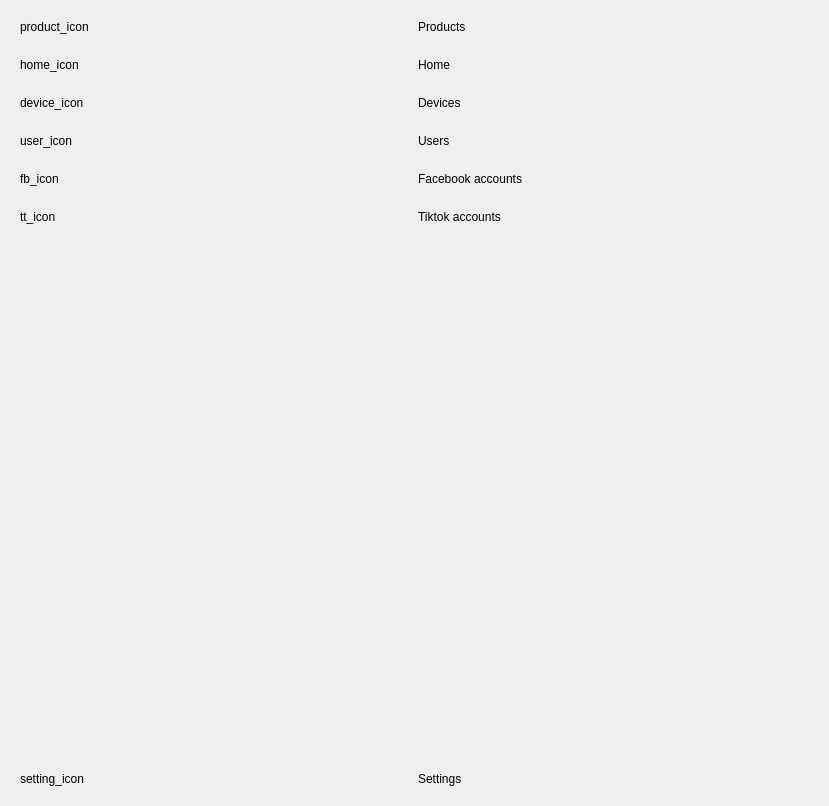
<?xml version="1.0" encoding="UTF-8"?>
<ui version="4.0">
 <class>sidebar</class>
 <widget class="QWidget" name="sidebar">
  <property name="geometry">
   <rect>
    <x>0</x>
    <y>0</y>
    <width>829</width>
    <height>806</height>
   </rect>
  </property>
  <property name="windowTitle">
   <string>Form</string>
  </property>
  <layout class="QVBoxLayout" name="verticalLayout_2">
   <item>
    <layout class="QVBoxLayout" name="verticalLayout">
     <property name="bottomMargin">
      <number>0</number>
     </property>
     <item>
      <widget class="QWidget" name="sidebar__products_container" native="true">
       <layout class="QHBoxLayout" name="horizontalLayout">
        <item>
         <layout class="QHBoxLayout" name="sidebar__products_layout">
          <item>
           <widget class="QLabel" name="sidebar__products_icon">
            <property name="text">
             <string>product_icon</string>
            </property>
           </widget>
          </item>
          <item>
           <widget class="QLabel" name="sidebar__products_label">
            <property name="text">
             <string>Products</string>
            </property>
           </widget>
          </item>
         </layout>
        </item>
       </layout>
      </widget>
     </item>
     <item>
      <widget class="QWidget" name="sidebar__home_container" native="true">
       <layout class="QHBoxLayout" name="horizontalLayout_2">
        <item>
         <layout class="QHBoxLayout" name="sidebar__home_layout">
          <item>
           <widget class="QLabel" name="sidebar__home_icon">
            <property name="text">
             <string>home_icon</string>
            </property>
           </widget>
          </item>
          <item>
           <widget class="QLabel" name="sidebar__home_label">
            <property name="text">
             <string>Home</string>
            </property>
           </widget>
          </item>
         </layout>
        </item>
       </layout>
      </widget>
     </item>
     <item>
      <widget class="QWidget" name="sidebar__devices_container" native="true">
       <layout class="QHBoxLayout" name="horizontalLayout_7">
        <item>
         <layout class="QHBoxLayout" name="sidebar__device_layout">
          <item>
           <widget class="QLabel" name="sidebar__device_icon">
            <property name="text">
             <string>device_icon</string>
            </property>
           </widget>
          </item>
          <item>
           <widget class="QLabel" name="sidebar__device_layout">
            <property name="text">
             <string>Devices</string>
            </property>
           </widget>
          </item>
         </layout>
        </item>
       </layout>
      </widget>
     </item>
     <item>
      <widget class="QWidget" name="sidebar__users_container" native="true">
       <layout class="QHBoxLayout" name="horizontalLayout_3">
        <item>
         <layout class="QHBoxLayout" name="sidebar__users_layout">
          <item>
           <widget class="QLabel" name="sidebar__users_icon">
            <property name="text">
             <string>user_icon</string>
            </property>
           </widget>
          </item>
          <item>
           <widget class="QLabel" name="sidebar__users_label">
            <property name="text">
             <string>Users</string>
            </property>
           </widget>
          </item>
         </layout>
        </item>
       </layout>
      </widget>
     </item>
     <item>
      <widget class="QWidget" name="sidebar__fbaccount_container" native="true">
       <layout class="QHBoxLayout" name="horizontalLayout_4">
        <item>
         <layout class="QHBoxLayout" name="sidebar__fbaccount_layout">
          <item>
           <widget class="QLabel" name="sidebar__fbaccount_icon">
            <property name="text">
             <string>fb_icon</string>
            </property>
           </widget>
          </item>
          <item>
           <widget class="QLabel" name="sidebar__fbaccount_label">
            <property name="text">
             <string>Facebook accounts</string>
            </property>
           </widget>
          </item>
         </layout>
        </item>
       </layout>
      </widget>
     </item>
     <item>
      <widget class="QWidget" name="sidebar__ttaccount_container" native="true">
       <layout class="QHBoxLayout" name="horizontalLayout_5">
        <item>
         <layout class="QHBoxLayout" name="sidebar__ttaccount_layout">
          <item>
           <widget class="QLabel" name="sidebar__ttaccount_icon">
            <property name="text">
             <string>tt_icon</string>
            </property>
           </widget>
          </item>
          <item>
           <widget class="QLabel" name="sidebar__ttaccount_label">
            <property name="text">
             <string>Tiktok accounts</string>
            </property>
           </widget>
          </item>
         </layout>
        </item>
       </layout>
      </widget>
     </item>
     <item>
      <spacer name="verticalSpacer">
       <property name="orientation">
        <enum>Qt::Orientation::Vertical</enum>
       </property>
       <property name="sizeHint" stdset="0">
        <size>
         <width>20</width>
         <height>40</height>
        </size>
       </property>
      </spacer>
     </item>
     <item>
      <widget class="QWidget" name="sidebar__setting_container" native="true">
       <layout class="QHBoxLayout" name="horizontalLayout_6">
        <item>
         <layout class="QHBoxLayout" name="sidebar__setting_layout">
          <item>
           <widget class="QLabel" name="sidebar__setting_icon">
            <property name="text">
             <string>setting_icon</string>
            </property>
           </widget>
          </item>
          <item>
           <widget class="QLabel" name="sidebar__setting_label">
            <property name="text">
             <string>Settings</string>
            </property>
           </widget>
          </item>
         </layout>
        </item>
       </layout>
      </widget>
     </item>
    </layout>
   </item>
  </layout>
 </widget>
 <resources/>
 <connections/>
</ui>
